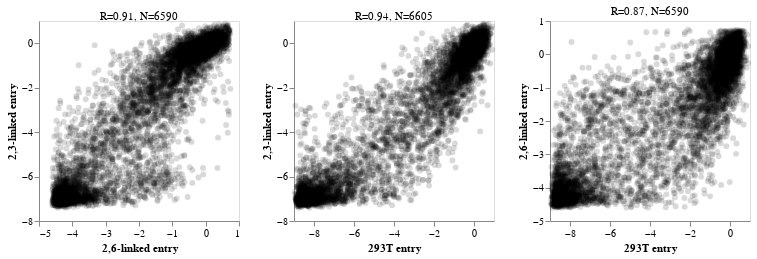

The notebook cell saved with this chart:
### Code cell
charts_per_row = 4
chart_rows = []
for i in range(0, len(corr_charts), charts_per_row):
    chart_rows.append(alt.hconcat(*list(corr_charts.values())[i: i + charts_per_row]))

all_charts = alt.vconcat(*chart_rows)

all_charts

### Figure 1 — Vega-Lite specification as saved in the notebook (floating-point values rounded to 4 significant figures; data arrays with more than 128 entries replaced by an {"elided": "..."} marker saying what was removed)
{"config": {"view": {"continuousWidth": 300, "continuousHeight": 300}}, "vconcat": [{"hconcat": [{"data": {"name": "data-9e30ab788cd0070c9f3256ebcba8cf95"}, "mark": {"type": "circle", "stroke": "black"}, "encoding": {"color": {"condition": {"param": "param_1", "value": "orange", "empty": false}, "value": "black"}, "opacity": {"condition": {"param": "param_1", "value": 1, "empty": false}, "value": 0.15}, "size": {"condition": {"param": "param_1", "value": 55, "empty": false}, "value": 35}, "strokeWidth": {"condition": {"param": "param_1", "value": 1.5, "empty": false}, "value": 0}, "tooltip": [{"field": "mutation", "title": "mutation", "type": "nominal"}, {"field": "2,3-linked entry", "format": ".3g", "title": "2,3-linked entry", "type": "quantitative"}, {"field": "effect_std_x", "format": ".3g", "title": "effect_std_x", "type": "quantitative"}, {"field": "2,6-linked entry", "format": ".3g", "title": "2,6-linked entry", "type": "quantitative"}, {"field": "effect_std_y", "format": ".3g", "title": "effect_std_y", "type": "quantitative"}], "x": {"axis": {"grid": false}, "field": "2,6-linked entry", "type": "quantitative"}, "y": {"axis": {"grid": false}, "field": "2,3-linked entry", "type": "quantitative"}}, "height": 200, "name": "view_1", "title": {"text": "R=0.91, N=6590", "fontSize": 11, "fontWeight": "normal", "offset": -1}, "width": 200}, {"data": {"name": "data-b10782b7dcba5853f987598bbacfccff"}, "mark": {"type": "circle", "stroke": "black"}, "encoding": {"color": {"condition": {"param": "param_1", "value": "orange", "empty": false}, "value": "black"}, "opacity": {"condition": {"param": "param_1", "value": 1, "empty": false}, "value": 0.15}, "size": {"condition": {"param": "param_1", "value": 55, "empty": false}, "value": 35}, "strokeWidth": {"condition": {"param": "param_1", "value": 1.5, "empty": false}, "value": 0}, "tooltip": [{"field": "mutation", "title": "mutation", "type": "nominal"}, {"field": "2,3-linked entry", "format": ".3g", "title": "2,3-linked entry", "type": "quantitative"}, {"field": "effect_std_x", "format": ".3g", "title": "effect_std_x", "type": "quantitative"}, {"field": "293T entry", "format": ".3g", "title": "293T entry", "type": "quantitative"}, {"field": "effect_std_y", "format": ".3g", "title": "effect_std_y", "type": "quantitative"}], "x": {"axis": {"grid": false}, "field": "293T entry", "type": "quantitative"}, "y": {"axis": {"grid": false}, "field": "2,3-linked entry", "type": "quantitative"}}, "height": 200, "name": "view_2", "title": {"text": "R=0.94, N=6605", "fontSize": 11, "fontWeight": "normal", "offset": -1}, "width": 200}, {"data": {"name": "data-b7836ba987e70a16e0d0f4792f538e79"}, "mark": {"type": "circle", "stroke": "black"}, "encoding": {"color": {"condition": {"param": "param_1", "value": "orange", "empty": false}, "value": "black"}, "opacity": {"condition": {"param": "param_1", "value": 1, "empty": false}, "value": 0.15}, "size": {"condition": {"param": "param_1", "value": 55, "empty": false}, "value": 35}, "strokeWidth": {"condition": {"param": "param_1", "value": 1.5, "empty": false}, "value": 0}, "tooltip": [{"field": "mutation", "title": "mutation", "type": "nominal"}, {"field": "2,6-linked entry", "format": ".3g", "title": "2,6-linked entry", "type": "quantitative"}, {"field": "effect_std_x", "format": ".3g", "title": "effect_std_x", "type": "quantitative"}, {"field": "293T entry", "format": ".3g", "title": "293T entry", "type": "quantitative"}, {"field": "effect_std_y", "format": ".3g", "title": "effect_std_y", "type": "quantitative"}], "x": {"axis": {"grid": false}, "field": "293T entry", "type": "quantitative"}, "y": {"axis": {"grid": false}, "field": "2,6-linked entry", "type": "quantitative"}}, "height": 200, "name": "view_3", "title": {"text": "R=0.87, N=6590", "fontSize": 11, "fontWeight": "normal", "offset": -1}, "width": 200}]}], "params": [{"name": "param_1", "select": {"type": "point", "fields": ["mutation"], "on": "mouseover"}, "views": ["view_1", "view_2", "view_3"]}], "$schema": "https://vega.github.io/schema/vega-lite/v5.8.0.json", "datasets": {"data-9e30ab788cd0070c9f3256ebcba8cf95": {"elided": "6590 records"}, "data-b10782b7dcba5853f987598bbacfccff": {"elided": "6605 records"}, "data-b7836ba987e70a16e0d0f4792f538e79": {"elided": "6590 records"}}}
